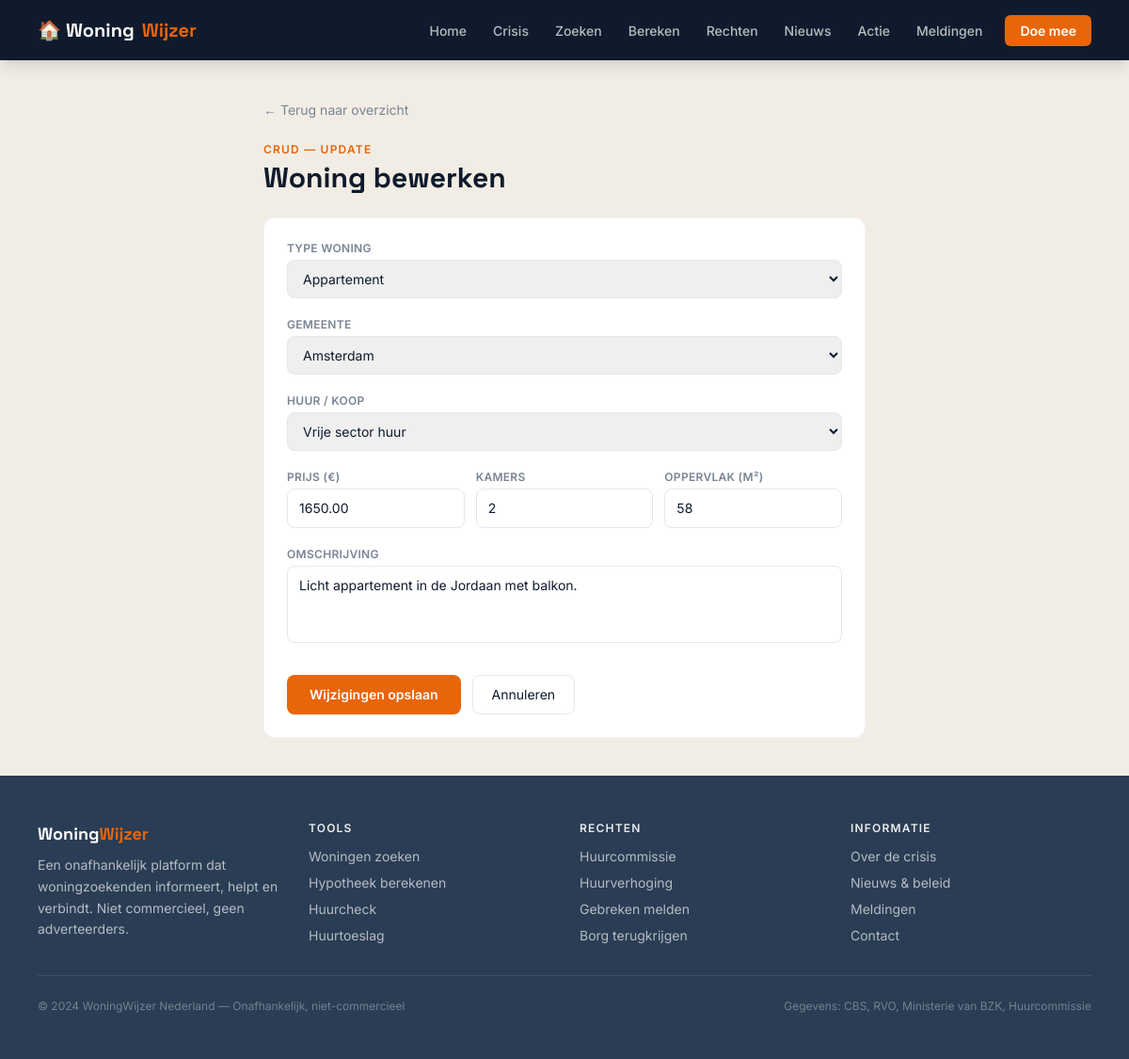
The page /woningwijzer/pages/woning-bewerken.php?id=1 on the database its author committed.
### tables this page shows
CREATE TABLE IF NOT EXISTS woningen (
    id INT AUTO_INCREMENT PRIMARY KEY,
    type VARCHAR(50) NOT NULL,
    stad VARCHAR(50) NOT NULL,
    categorie VARCHAR(20) NOT NULL,
    prijs DECIMAL(10,2) NOT NULL,
    kamers INT NOT NULL,
    oppervlak INT NOT NULL,
    omschrijving TEXT,
    lat DECIMAL(10,7),
    lng DECIMAL(10,7),
    aangemaakt_op DATETIME DEFAULT CURRENT_TIMESTAMP
);

### woningwijzer/pages/woning-bewerken.php (the view, shortened to what this page needs)
<?php
require_once __DIR__ . '/../includes/header.php';
$id = isset($_GET['id']) ? (int) $_GET['id'] : 0;
$db = getDb();
$stmt = $db->prepare("SELECT * FROM woningen WHERE id = :id");
$stmt->execute([':id' => $id]);
$woning = $stmt->fetch();
?>
<div class="max-w-2xl mx-auto px-4 py-10">
    <a href="zoeken.php" class="text-sm text-gedempt hover:text-ink mb-6 inline-flex items-center gap-1">
        ← Terug naar overzicht
    </a>
    <?php if (!$woning): ?>
        <div class="text-center py-16">
            <div class="text-5xl mb-4">🏚️</div>
            <h1 class="font-display text-2xl font-bold mb-2">Woning niet gevonden</h1>
            <p class="text-gedempt mb-4">Deze woning bestaat niet of is verwijderd.</p>
            <a href="zoeken.php" class="bg-oranje hover:bg-orange-700 text-white px-5 py-2.5 rounded-lg text-sm font-semibold transition-colors inline-block">
                ← Terug naar zoeken
            </a>
        </div>
    <?php else: ?>
        <p class="text-xs font-semibold uppercase tracking-widest text-oranje mb-1">CRUD — Update</p>
        <h1 class="font-display text-3xl font-bold mb-6">Woning bewerken</h1>
        <form method="POST" action="woning-bewerken.php?id=<?= $id ?>"
              class="bg-white rounded-xl border border-gray-100 p-6 space-y-5">
            <div>
                <label class="block text-xs font-semibold uppercase tracking-wide text-gedempt mb-1">Type woning</label>
                <select name="type" class="w-full border border-gray-200 rounded-lg px-3 py-2.5 text-sm text-ink" required>
                    <option value="appartement" <?= ($_POST['type'] ?? $woning['type']) === 'appartement' ? 'selected' : '' ?>>Appartement</option>
                </select>
            </div>
            <div>
                <label class="block text-xs font-semibold uppercase tracking-wide text-gedempt mb-1">Gemeente</label>
                <select name="stad" class="w-full border border-gray-200 rounded-lg px-3 py-2.5 text-sm text-ink" required>
                    <?php foreach (['amsterdam', 'rotterdam', 'utrecht', 'denhaag', 'eindhoven', 'groningen'] as $s): ?>
                        <option value="<?= $s ?>" <?= ($_POST['stad'] ?? $woning['stad']) === $s ? 'selected' : '' ?>><?= ucfirst($s) ?></option>
                    <?php endforeach; ?>
                </select>
            </div>
            <div>
                <label class="block text-xs font-semibold uppercase tracking-wide text-gedempt mb-1">Huur / Koop</label>
                <select name="categorie" class="w-full border border-gray-200 rounded-lg px-3 py-2.5 text-sm text-ink" required>
                    <option value="vrij"    <?= ($_POST['categorie'] ?? $woning['categorie']) === 'vrij' ? 'selected' : '' ?>>Vrije sector huur</option>
                </select>
            </div>
            <div class="grid grid-cols-2 sm:grid-cols-3 gap-3">
                <div>
                    <label class="block text-xs font-semibold uppercase tracking-wide text-gedempt mb-1">Prijs (€)</label>
                    <input type="number" name="prijs" min="1"
                           value="<?= htmlspecialchars($_POST['prijs'] ?? $woning['prijs']) ?>"
                           class="w-full border border-gray-200 rounded-lg px-3 py-2.5 text-sm text-ink" required>
                </div>
                <div>
                    <label class="block text-xs font-semibold uppercase tracking-wide text-gedempt mb-1">Kamers</label>
                    <input type="number" name="kamers" min="1" max="20"
                           value="<?= htmlspecialchars($_POST['kamers'] ?? $woning['kamers']) ?>"
                           class="w-full border border-gray-200 rounded-lg px-3 py-2.5 text-sm text-ink" required>
                </div>
                <div>
                    <label class="block text-xs font-semibold uppercase tracking-wide text-gedempt mb-1">Oppervlak (m²)</label>
                    <input type="number" name="oppervlak" min="1"
                           value="<?= htmlspecialchars($_POST['oppervlak'] ?? $woning['oppervlak']) ?>"
                           class="w-full border border-gray-200 rounded-lg px-3 py-2.5 text-sm text-ink" required>
                </div>
            </div>
            <div>
                <label class="block text-xs font-semibold uppercase tracking-wide text-gedempt mb-1">Omschrijving</label>
                <textarea name="omschrijving" rows="3" placeholder="Korte beschrijving van de woning..."
                          class="w-full border border-gray-200 rounded-lg px-3 py-2.5 text-sm text-ink resize-none"
                          required><?= htmlspecialchars($_POST['omschrijving'] ?? $woning['omschrijving']) ?></textarea>
            </div>
            <div class="flex flex-col sm:flex-row gap-3 pt-2">
                <button type="submit" class="bg-oranje hover:bg-orange-700 text-white px-6 py-2.5 rounded-lg text-sm font-semibold transition-colors">
                    Wijzigingen opslaan
                </button>
                <a href="zoeken.php" class="border border-gray-200 hover:bg-gray-50 text-ink px-5 py-2.5 rounded-lg text-sm transition-colors text-center">Annuleren</a>
            </div>
        </form>
    <?php endif; ?>
</div>
<?php require_once __DIR__ . '/../includes/footer.php'; ?>

### rows shown on the page
woningen: type "Appartement", stad "Amsterdam", categorie "Vrije sector huur", prijs "1650.00", kamers "2", oppervlak "58", omschrijving "Licht appartement in de Jordaan met balkon."

### other values the page prints
$item['label'] "Home"
$item['label'] "Crisis"
$item['label'] "Zoeken"
$item['label'] "Bereken"
$item['label'] "Rechten"
$item['label'] "Nieuws"
$item['label'] "Actie"
$item['label'] "Meldingen"
